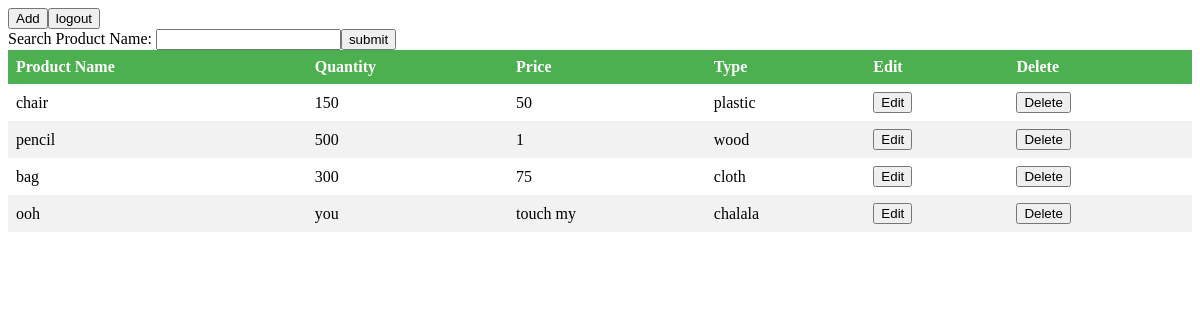
The page / on the database its author committed.
### tables this page shows
CREATE TABLE `tb_item` (
  `item_id` int(11) NOT NULL,
  `item_name` varchar(255) NOT NULL,
  `item_quantity` varchar(255) NOT NULL,
  `item_price` varchar(255) NOT NULL,
  `item_type` varchar(255) NOT NULL
);

### index.php (the view, shortened to what this page needs)
<?php
include_once('include/db.php');
$qry = "SELECT * FROM tb_item";
$sql = mysqli_query($conn, $qry);
?>
<!DOCTYPE html>
<html>
<head>
</head>
<body>
<form action="index.php" method="post">
<input type="button" name="add" value="Add" onclick="window.location.href='add.php'"><input type="button" name="logout" ondblclick="window.location.href='login.php'" value="logout"><br>
Search Product Name: <input type="text" name="search_name"><input type="submit" name="search" value="submit">
<table>
	<thead>
		<th>Product Name</th>
		<th>Quantity</th>
		<th>Price</th>
		<th>Type</th>
		<th>Edit</th>
		<th>Delete</th>
	</thead>
	<tbody>
		<?php while($row = mysqli_fetch_array($sql)){ ?>
		<tr>
			<td><?=$row['item_name'];?></td>
			<td><?=$row['item_quantity'];?></td>
			<td><?=$row['item_price'];?></td>
			<td><?=$row['item_type'];?></td>
			<td><button type="button" onclick="window.location.href='edit.php?id=<?=$row['item_id']?>'">Edit</button></td>
			<td><a href="index.php?id=<?=$row['item_id']?>&action=delete"  onclick="return confirm('Are you sure you want to Delete?');"><button type="button">Delete</button></a></td>
		</tr>
		<?php } ?>
	</tbody>
</table>
</form>
</body>
</html>

### index.php (style rules this page uses)
table { border-collapse: collapse; width: 100%; }
th, td { text-align: left; padding: 8px; }
tr:nth-child(even) { background-color: #f2f2f2 }
th { background-color: #4CAF50; color: white; }

### rows shown on the page
tb_item: item_name "chair", item_quantity "150", item_price "50", item_type "plastic"
tb_item: item_name "pencil", item_quantity "500", item_price "1", item_type "wood"
tb_item: item_name "bag", item_quantity "300", item_price "75", item_type "cloth"
tb_item: item_name "ooh", item_quantity "you", item_price "touch my", item_type "chalala"
